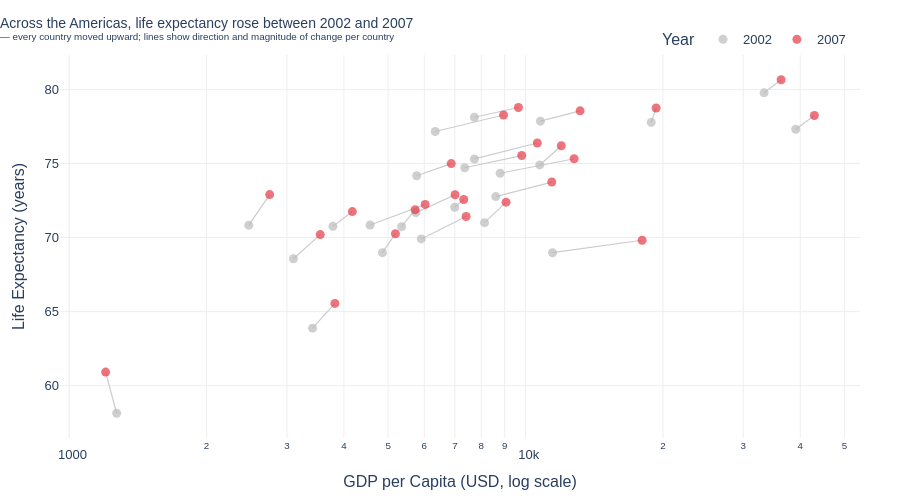

The code cell stored with this chart in its notebook:
### Markdown cell above
## Task 1 — Scatter: life expectancy change over time

**What to build:** A scatter showing **GDP per capita vs life expectancy** for **two years** (2000 and 2007) to show how both moved — use **colour for year** (just 2 colours), **one continent only**.

Choose any continent except Africa (that was the example). Highlight the change direction.

> 💡 Filter: `df.loc[df['continent'] == 'YOUR_CHOICE']` then filter years

### Code cell
# Task 1
# YOUR CODE HERE

import pandas as pd
import plotly.express as px
import plotly.graph_objects as go

df = px.data.gapminder()

subset = df.loc[
    (df['continent'] == 'Americas') &
    (df['year'].isin([2002, 2007]))
].copy()
subset['year'] = subset['year'].astype(str)   # string → discrete colours, not gradient

df_2002 = subset[subset['year'] == '2002'].set_index('country')
df_2007 = subset[subset['year'] == '2007'].set_index('country')

fig = go.Figure()

for country in df_2002.index.intersection(df_2007.index):
    fig.add_trace(go.Scatter(
        x=[df_2002.loc[country, 'gdpPercap'], df_2007.loc[country, 'gdpPercap']],
        y=[df_2002.loc[country, 'lifeExp'],   df_2007.loc[country, 'lifeExp']],
        mode='lines',
        line=dict(color='#CCCCCC', width=1.2),
        showlegend=False,
        hoverinfo='skip'
    ))

fig.add_trace(go.Scatter(
    x=df_2002['gdpPercap'],
    y=df_2002['lifeExp'],
    mode='markers',
    name='2002',
    text=df_2002.index,
    hovertemplate='<b>%{text}</b><br>GDP: $%{x:,.0f}<br>Life Exp: %{y:.1f} yrs<extra></extra>',
    marker=dict(color='#BBBBBB', size=9, opacity=0.7)   # size=9, opacity=0.7 — matches notes
))

fig.add_trace(go.Scatter(
    x=df_2007['gdpPercap'],
    y=df_2007['lifeExp'],
    mode='markers',
    name='2007',
    text=df_2007.index,
    hovertemplate='<b>%{text}</b><br>GDP: $%{x:,.0f}<br>Life Exp: %{y:.1f} yrs<extra></extra>',
    marker=dict(color='#E63946', size=9, opacity=0.7)   # size=9, opacity=0.7 — matches notes
))

fig.update_layout(
      title=dict(
        text='Across the Americas, life expectancy rose between 2002 and 2007<br>'
             '<sup>— every country moved upward; lines show direction and magnitude of change per country</sup>',
        font=dict(size=14, family='Arial'),
        x=0, xanchor='left'
    ),
    plot_bgcolor='white',
    paper_bgcolor='white',
    font=dict(family='Arial', size=13),
    xaxis=dict(
        type='log',
        showgrid=True,
        gridcolor='#EEEEEE',
        title='GDP per Capita (USD, log scale)'
    ),
    yaxis=dict(
        showgrid=True,
        gridcolor='#EEEEEE',
        title='Life Expectancy (years)'
    ),

    margin=dict(l=60, r=40, t=55, b=40),
    height=500,
    legend=dict(
        title='Year',
        orientation='h',
        y=1.08, x=0.75
    )
)

fig.show()

### Figure 1 — Plotly figure (JSON) as saved in the notebook; plotly's stock layout.template omitted (floating-point values rounded to 4 significant figures)
{"data": [{"hoverinfo": "skip", "line": {"color": "#CCCCCC", "width": 1.2}, "mode": "lines", "showlegend": false, "type": "scatter", "x": [8798.0, 12780.0], "y": [74.34, 75.32]}, {"hoverinfo": "skip", "line": {"color": "#CCCCCC", "width": 1.2}, "mode": "lines", "showlegend": false, "type": "scatter", "x": [3413.0, 3822.0], "y": [63.88, 65.55]}, {"hoverinfo": "skip", "line": {"color": "#CCCCCC", "width": 1.2}, "mode": "lines", "showlegend": false, "type": "scatter", "x": [8131.0, 9066.0], "y": [71.01, 72.39]}, {"hoverinfo": "skip", "line": {"color": "#CCCCCC", "width": 1.2}, "mode": "lines", "showlegend": false, "type": "scatter", "x": [33330.0, 36320.0], "y": [79.77, 80.65]}, {"hoverinfo": "skip", "line": {"color": "#CCCCCC", "width": 1.2}, "mode": "lines", "showlegend": false, "type": "scatter", "x": [10780.0, 13170.0], "y": [77.86, 78.55]}, {"hoverinfo": "skip", "line": {"color": "#CCCCCC", "width": 1.2}, "mode": "lines", "showlegend": false, "type": "scatter", "x": [5755.0, 7007.0], "y": [71.68, 72.89]}, {"hoverinfo": "skip", "line": {"color": "#CCCCCC", "width": 1.2}, "mode": "lines", "showlegend": false, "type": "scatter", "x": [7723.0, 9645.0], "y": [78.12, 78.78]}, {"hoverinfo": "skip", "line": {"color": "#CCCCCC", "width": 1.2}, "mode": "lines", "showlegend": false, "type": "scatter", "x": [6341.0, 8948.0], "y": [77.16, 78.27]}, {"hoverinfo": "skip", "line": {"color": "#CCCCCC", "width": 1.2}, "mode": "lines", "showlegend": false, "type": "scatter", "x": [4564.0, 6025.0], "y": [70.85, 72.23]}, {"hoverinfo": "skip", "line": {"color": "#CCCCCC", "width": 1.2}, "mode": "lines", "showlegend": false, "type": "scatter", "x": [5773.0, 6873.0], "y": [74.17, 74.99]}, {"hoverinfo": "skip", "line": {"color": "#CCCCCC", "width": 1.2}, "mode": "lines", "showlegend": false, "type": "scatter", "x": [5352.0, 5728.0], "y": [70.73, 71.88]}, {"hoverinfo": "skip", "line": {"color": "#CCCCCC", "width": 1.2}, "mode": "lines", "showlegend": false, "type": "scatter", "x": [4858.0, 5186.0], "y": [68.98, 70.26]}, {"hoverinfo": "skip", "line": {"color": "#CCCCCC", "width": 1.2}, "mode": "lines", "showlegend": false, "type": "scatter", "x": [1270.0, 1202.0], "y": [58.14, 60.92]}, {"hoverinfo": "skip", "line": {"color": "#CCCCCC", "width": 1.2}, "mode": "lines", "showlegend": false, "type": "scatter", "x": [3100.0, 3548.0], "y": [68.56, 70.2]}, {"hoverinfo": "skip", "line": {"color": "#CCCCCC", "width": 1.2}, "mode": "lines", "showlegend": false, "type": "scatter", "x": [6995.0, 7321.0], "y": [72.05, 72.57]}, {"hoverinfo": "skip", "line": {"color": "#CCCCCC", "width": 1.2}, "mode": "lines", "showlegend": false, "type": "scatter", "x": [10740.0, 11980.0], "y": [74.9, 76.19]}, {"hoverinfo": "skip", "line": {"color": "#CCCCCC", "width": 1.2}, "mode": "lines", "showlegend": false, "type": "scatter", "x": [2475.0, 2749.0], "y": [70.84, 72.9]}, {"hoverinfo": "skip", "line": {"color": "#CCCCCC", "width": 1.2}, "mode": "lines", "showlegend": false, "type": "scatter", "x": [7356.0, 9809.0], "y": [74.71, 75.54]}, {"hoverinfo": "skip", "line": {"color": "#CCCCCC", "width": 1.2}, "mode": "lines", "showlegend": false, "type": "scatter", "x": [3784.0, 4173.0], "y": [70.75, 71.75]}, {"hoverinfo": "skip", "line": {"color": "#CCCCCC", "width": 1.2}, "mode": "lines", "showlegend": false, "type": "scatter", "x": [5909.0, 7409.0], "y": [69.91, 71.42]}, {"hoverinfo": "skip", "line": {"color": "#CCCCCC", "width": 1.2}, "mode": "lines", "showlegend": false, "type": "scatter", "x": [18860.0, 19330.0], "y": [77.78, 78.75]}, {"hoverinfo": "skip", "line": {"color": "#CCCCCC", "width": 1.2}, "mode": "lines", "showlegend": false, "type": "scatter", "x": [11460.0, 18010.0], "y": [68.98, 69.82]}, {"hoverinfo": "skip", "line": {"color": "#CCCCCC", "width": 1.2}, "mode": "lines", "showlegend": false, "type": "scatter", "x": [39100.0, 42950.0], "y": [77.31, 78.24]}, {"hoverinfo": "skip", "line": {"color": "#CCCCCC", "width": 1.2}, "mode": "lines", "showlegend": false, "type": "scatter", "x": [7727.0, 10610.0], "y": [75.31, 76.38]}, {"hoverinfo": "skip", "line": {"color": "#CCCCCC", "width": 1.2}, "mode": "lines", "showlegend": false, "type": "scatter", "x": [8605.0, 11420.0], "y": [72.77, 73.75]}, {"hovertemplate": "<b>%{text}</b><br>GDP: $%{x:,.0f}<br>Life Exp: %{y:.1f} yrs<extra></extra>", "marker": {"color": "#BBBBBB", "opacity": 0.7, "size": 9}, "mode": "markers", "name": "2002", "text": ["Argentina", "Bolivia", "Brazil", "Canada", "Chile", "Colombia", "Costa Rica", "Cuba", "Dominican Republic", "Ecuador", "El Salvador", "Guatemala", "Haiti", "Honduras", "Jamaica", "Mexico", "Nicaragua", "Panama", "Paraguay", "Peru", "Puerto Rico", "Trinidad and Tobago", "United States", "Uruguay", "Venezuela"], "type": "scatter", "x": [8798.0, 3413.0, 8131.0, 33330.0, 10780.0, 5755.0, 7723.0, 6341.0, 4564.0, 5773.0, 5352.0, 4858.0, 1270.0, 3100.0, 6995.0, 10740.0, 2475.0, 7356.0, 3784.0, 5909.0, 18860.0, 11460.0, 39100.0, 7727.0, 8605.0], "y": [74.34, 63.88, 71.01, 79.77, 77.86, 71.68, 78.12, 77.16, 70.85, 74.17, 70.73, 68.98, 58.14, 68.56, 72.05, 74.9, 70.84, 74.71, 70.75, 69.91, 77.78, 68.98, 77.31, 75.31, 72.77]}, {"hovertemplate": "<b>%{text}</b><br>GDP: $%{x:,.0f}<br>Life Exp: %{y:.1f} yrs<extra></extra>", "marker": {"color": "#E63946", "opacity": 0.7, "size": 9}, "mode": "markers", "name": "2007", "text": ["Argentina", "Bolivia", "Brazil", "Canada", "Chile", "Colombia", "Costa Rica", "Cuba", "Dominican Republic", "Ecuador", "El Salvador", "Guatemala", "Haiti", "Honduras", "Jamaica", "Mexico", "Nicaragua", "Panama", "Paraguay", "Peru", "Puerto Rico", "Trinidad and Tobago", "United States", "Uruguay", "Venezuela"], "type": "scatter", "x": [12780.0, 3822.0, 9066.0, 36320.0, 13170.0, 7007.0, 9645.0, 8948.0, 6025.0, 6873.0, 5728.0, 5186.0, 1202.0, 3548.0, 7321.0, 11980.0, 2749.0, 9809.0, 4173.0, 7409.0, 19330.0, 18010.0, 42950.0, 10610.0, 11420.0], "y": [75.32, 65.55, 72.39, 80.65, 78.55, 72.89, 78.78, 78.27, 72.23, 74.99, 71.88, 70.26, 60.92, 70.2, 72.57, 76.19, 72.9, 75.54, 71.75, 71.42, 78.75, 69.82, 78.24, 76.38, 73.75]}], "layout": {"font": {"family": "Arial", "size": 13}, "height": 500, "legend": {"orientation": "h", "title": {"text": "Year"}, "x": 0.75, "y": 1.08}, "margin": {"b": 40, "l": 60, "r": 40, "t": 55}, "paper_bgcolor": "white", "plot_bgcolor": "white", "title": {"font": {"family": "Arial", "size": 14}, "text": "Across the Americas, life expectancy rose between 2002 and 2007<br><sup>— every country moved upward; lines show direction and magnitude of change per country</sup>", "x": 0, "xanchor": "left"}, "xaxis": {"gridcolor": "#EEEEEE", "showgrid": true, "title": {"text": "GDP per Capita (USD, log scale)"}, "type": "log"}, "yaxis": {"gridcolor": "#EEEEEE", "showgrid": true, "title": {"text": "Life Expectancy (years)"}}}}
